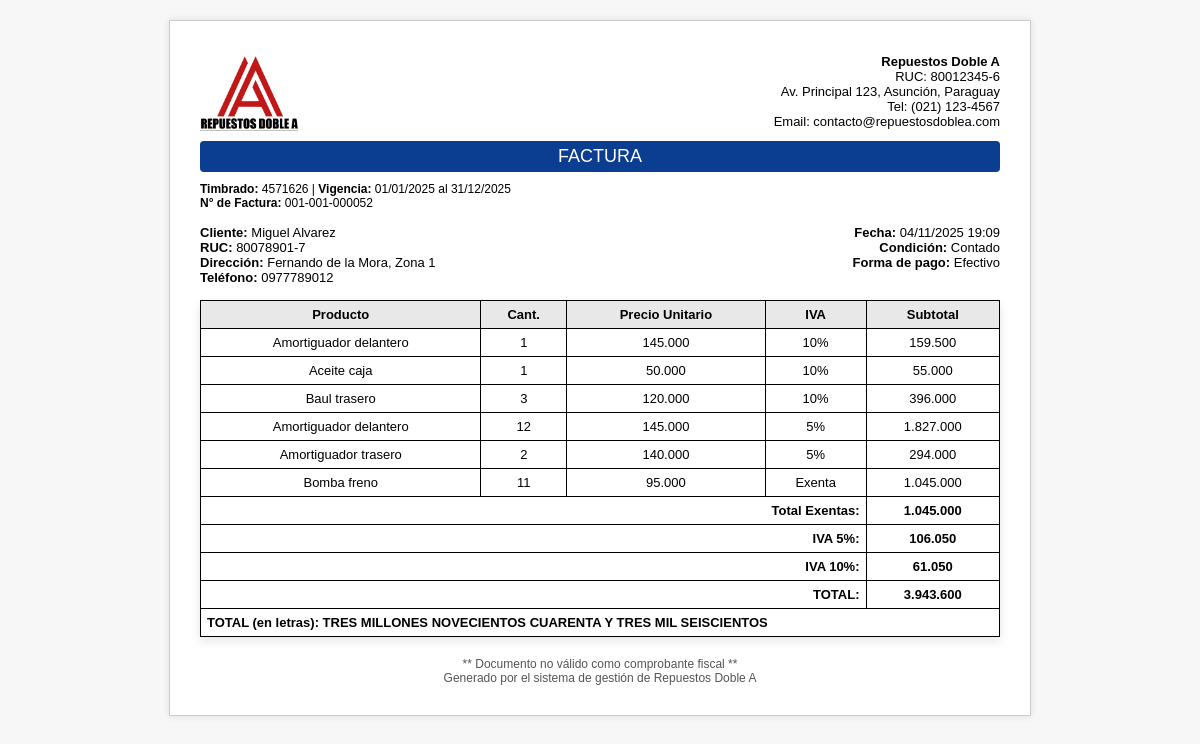
Screenshot of /modulos/ventas/imprimir_factura.php?id=52 (signed in) with the database file from the repository.
### tables this page shows
CREATE TABLE `cabecera_factura_ventas` (
  `id` int(11) NOT NULL AUTO_INCREMENT,
  `numero_factura` varchar(20) NOT NULL,
  `condicion_venta` enum('Contado','Crédito') NOT NULL,
  `forma_pago` enum('Efectivo','Tarjeta','Transferencia') NOT NULL,
  `fecha_hora` datetime DEFAULT CURRENT_TIMESTAMP,
  `cliente_id` int(11) NOT NULL,
  `monto_total` decimal(15,2) NOT NULL,
  `timbrado` varchar(20) DEFAULT '',
  `inicio_vigencia` date DEFAULT NULL,
  `fin_vigencia` date DEFAULT NULL,
  `anulada` tinyint(1) DEFAULT '0',
  `fecha_anulacion` datetime DEFAULT NULL,
  `usuario_anulacion_id` int(11) DEFAULT NULL,
  `motivo_anulacion` text,
  PRIMARY KEY (`id`),
  UNIQUE KEY `idx_numero_factura_unique` (`numero_factura`),
  UNIQUE KEY `idx_timbrado_unique` (`timbrado`),
  KEY `cliente_id` (`cliente_id`)
);

CREATE TABLE `clientes` (
  `id` int(11) NOT NULL AUTO_INCREMENT,
  `nombre` varchar(100) NOT NULL,
  `apellido` varchar(100) DEFAULT NULL,
  `ruc` varchar(20) DEFAULT NULL,
  `telefono` varchar(50) DEFAULT NULL,
  `email` varchar(100) DEFAULT NULL,
  `direccion` varchar(255) DEFAULT NULL,
  `created_at` timestamp NOT NULL DEFAULT CURRENT_TIMESTAMP,
  PRIMARY KEY (`id`)
);

CREATE TABLE `detalle_factura_ventas` (
  `id` int(11) NOT NULL AUTO_INCREMENT,
  `factura_id` int(11) NOT NULL,
  `producto_id` int(11) NOT NULL,
  `cantidad` int(11) NOT NULL,
  `precio_unitario` decimal(15,2) NOT NULL,
  `valor_venta_5` decimal(15,2) DEFAULT '0.00',
  `valor_venta_10` decimal(15,2) DEFAULT '0.00',
  `valor_venta_exenta` decimal(15,2) DEFAULT '0.00',
  `total_parcial` decimal(15,2) NOT NULL,
  PRIMARY KEY (`id`),
  KEY `factura_id` (`factura_id`),
  KEY `producto_id` (`producto_id`)
);

CREATE TABLE `productos` (
  `id` int(11) NOT NULL AUTO_INCREMENT,
  `codigo` varchar(50) DEFAULT NULL,
  `nombre` varchar(150) NOT NULL,
  `categoria` varchar(100) DEFAULT NULL,
  `marca` varchar(50) DEFAULT NULL,
  `modelo` varchar(50) DEFAULT NULL,
  `cilindrada` varchar(10) DEFAULT NULL,
  `precio` decimal(10,2) NOT NULL DEFAULT '0.00',
  `stock` int(11) NOT NULL DEFAULT '0',
  `stock_min` int(11) NOT NULL DEFAULT '0',
  `proveedor_id` int(11) DEFAULT NULL,
  `created_at` timestamp NOT NULL DEFAULT CURRENT_TIMESTAMP,
  PRIMARY KEY (`id`),
  KEY `proveedor_id` (`proveedor_id`),
  CONSTRAINT `productos_ibfk_1` FOREIGN KEY (`proveedor_id`) REFERENCES `proveedores` (`id`) ON DELETE SET NULL
);

### modulos/ventas/imprimir_factura.php (the view, shortened to what this page needs)
<?php
$base_path = $_SERVER['DOCUMENT_ROOT'] . '/repuestos/';
include $base_path . 'includes/conexion.php';
if (!function_exists('intdiv_compat')) {
    function intdiv_compat($a, $b) {
        return ($a >= 0) ? (int)floor($a / $b) : (int)ceil($a / $b);
    }
}
function numero_a_letras($numero) {
    $numero = round($numero);
    $unidades = ['', 'UNO', 'DOS', 'TRES', 'CUATRO', 'CINCO', 'SEIS', 'SIETE', 'OCHO', 'NUEVE'];
    $decenas = ['', 'DIEZ', 'VEINTE', 'TREINTA', 'CUARENTA', 'CINCUENTA', 'SESENTA', 'SETENTA', 'OCHENTA', 'NOVENTA'];
    $centenas = ['', 'CIENTO', 'DOSCIENTOS', 'TRESCIENTOS', 'CUATROCIENTOS', 'QUINIENTOS', 'SEISCIENTOS', 'SETECIENTOS', 'OCHOCIENTOS', 'NOVECIENTOS'];
    $especiales = [11=>'ONCE',12=>'DOCE',13=>'TRECE',14=>'CATORCE',15=>'QUINCE'];
    $convert_hasta_999 = function($n) use ($unidades, $decenas, $centenas, $especiales) {
        $s = '';
        if ($n == 100) return 'CIEN';
        if ($n > 100) {
            $c = intdiv_compat($n, 100);
            $s .= $centenas[$c] . ' ';
            $n = $n % 100;
        }
        if ($n >= 11 && $n <= 15) {
            $s .= $especiales[$n];
        } elseif ($n >= 16 && $n <= 19) {
            $s .= 'DIECI' . $unidades[$n - 10];
        } elseif ($n == 10 || $n == 20 || $n == 30 || $n == 40 || $n == 50 || $n == 60 || $n == 70 || $n == 80 || $n == 90) {
            $d = intdiv_compat($n, 10);
            $s .= $decenas[$d];
        } elseif ($n > 20 && $n < 30) {
            $s .= 'VEINTI' . $unidades[$n - 20];
        } elseif ($n > 30 && $n < 100) {
            $d = intdiv_compat($n, 10);
            $u = $n % 10;
            $s .= $decenas[$d];
            if ($u != 0) $s .= ' Y ' . $unidades[$u];
        } elseif ($n > 0 && $n < 10) {
            $s .= $unidades[$n];
        }
        return trim($s);
    };
    $partes = [];
    if ($numero >= 1000000) {
        $millones = intdiv_compat($numero, 1000000);
        $partes[] = ($millones == 1 ? 'UN MILLON' : numero_a_letras($millones) . ' MILLONES');
        $numero = $numero % 1000000;
    }
    if ($numero >= 1000) {
        $miles = intdiv_compat($numero, 1000);
        $partes[] = ($miles == 1 ? 'MIL' : $convert_hasta_999($miles) . ' MIL');
        $numero = $numero % 1000;
    }
    if ($numero > 0) {
        $partes[] = $convert_hasta_999($numero);
    }
    return implode(' ', $partes);
}
$factura_id = (int)$_GET['id'];
$stmt_cab = $pdo->prepare("SELECT fv.*, c.nombre, c.apellido, c.ruc, c.direccion, c.telefono
                           FROM cabecera_factura_ventas fv
                           JOIN clientes c ON fv.cliente_id = c.id
                           WHERE fv.id = :id");
$stmt_cab->execute(array('id' => $factura_id));
$factura = $stmt_cab->fetch(PDO::FETCH_ASSOC);
$empresa = array(
    'nombre' => 'Repuestos Doble A',
    'ruc' => '80012345-6',
    'direccion' => 'Av. Principal 123, Asunción, Paraguay',
    'telefono' => '(021) 123-4567',
    'email' => 'contacto@repuestosdoblea.com',
    'timbrado' => isset($factura['timbrado']) && !empty($factura['timbrado']) ? $factura['timbrado'] : '12345678',
    'inicio_vigencia' => isset($factura['inicio_vigencia']) && !empty($factura['inicio_vigencia']) ? date('d/m/Y', strtotime($factura['inicio_vigencia'])) : '01/01/2025',
    'fin_vigencia' => isset($factura['fin_vigencia']) && !empty($factura['fin_vigencia']) ? date('d/m/Y', strtotime($factura['fin_vigencia'])) : '31/12/2025'
);
$stmt_det = $pdo->prepare("SELECT d.*, p.nombre
                           FROM detalle_factura_ventas d
                           JOIN productos p ON d.producto_id = p.id
                           WHERE d.factura_id = :id");
$stmt_det->execute(array('id' => $factura_id));
$detalle = $stmt_det->fetchAll(PDO::FETCH_ASSOC);
?>
<!DOCTYPE html>
<html lang="es">
<head>
<link rel="stylesheet" href="/repuestos/style.css">
</head>
<body>
<body onload="window.print();">
<div class="factura-container">
    <div class="encabezado">
        <img src="/repuestos/img/logo3.png" alt="Logo Empresa">
        <div class="empresa-datos">
            <strong><?php echo htmlspecialchars($empresa['nombre']); ?></strong><br>
            RUC: <?php echo htmlspecialchars($empresa['ruc']); ?><br>
            <?php echo htmlspecialchars($empresa['direccion']); ?><br>
            Tel: <?php echo htmlspecialchars($empresa['telefono']); ?><br>
            Email: <?php echo htmlspecialchars($empresa['email']); ?>
        </div>
    </div>
    <div class="titulo">FACTURA</div>
    <div class="timbrado">
        <strong>Timbrado:</strong> <?php echo $empresa['timbrado']; ?> |
        <strong>Vigencia:</strong> <?php echo $empresa['inicio_vigencia']; ?> al <?php echo $empresa['fin_vigencia']; ?><br>
        <strong>N° de Factura:</strong> <?php echo htmlspecialchars($factura['numero_factura']); ?>
    </div>
    <div class="datos-cliente">
        <div>
            <strong>Cliente:</strong> <?php echo htmlspecialchars($factura['nombre'].' '.$factura['apellido']); ?><br>
            <strong>RUC:</strong> <?php echo htmlspecialchars($factura['ruc']); ?><br>
            <strong>Dirección:</strong> <?php echo htmlspecialchars($factura['direccion']); ?><br>
            <strong>Teléfono:</strong> <?php echo htmlspecialchars($factura['telefono']); ?><br>
        </div>
        <div style="text-align:right;">
            <strong>Fecha:</strong> <?php echo date('d/m/Y H:i', strtotime($factura['fecha_hora'])); ?><br>
            <strong>Condición:</strong> <?php echo htmlspecialchars($factura['condicion_venta']); ?><br>
            <strong>Forma de pago:</strong> <?php echo htmlspecialchars($factura['forma_pago']); ?>
        </div>
    </div>
    <table class="factura-table">
        <thead>
            <tr>
                <th>Producto</th>
                <th>Cant.</th>
                <th>Precio Unitario</th>
                <th>IVA</th>
                <th>Subtotal</th>
            </tr>
        </thead>
        <tbody>
        <?php
        $base_exenta = 0.0;
        $base_5 = 0.0;
        $base_10 = 0.0;
        foreach($detalle as $d) {
            $v5 = isset($d['valor_venta_5']) ? (float)$d['valor_venta_5'] : 0.0;
            $v10 = isset($d['valor_venta_10']) ? (float)$d['valor_venta_10'] : 0.0;
            $vex = isset($d['valor_venta_exenta']) ? (float)$d['valor_venta_exenta'] : 0.0;
            if($v5>0) $base_5 += (float)$d['total_parcial'];
            elseif($v10>0) $base_10 += (float)$d['total_parcial'];
            else $base_exenta += $vex;
            echo '<tr>';
            echo '<td>'.htmlspecialchars($d['nombre']).'</td>';
            echo '<td>'.(int)$d['cantidad'].'</td>';
            echo '<td>'.number_format((float)$d['precio_unitario'],0,',','.').'</td>';
            if($v5>0) $iva_text='5%'; elseif($v10>0) $iva_text='10%'; else $iva_text='Exenta';
            echo '<td>'.$iva_text.'</td>';
            echo '<td>'.number_format((float)$d['total_parcial'],0,',','.').'</td>';
            echo '</tr>';
        }
        $iva_5 = $base_5 * 0.05;
        $iva_10 = $base_10 * 0.10;
        $total_factura = $base_exenta + $base_5 + $iva_5 + $base_10 + $iva_10;
        $total_letras = numero_a_letras($total_factura);
        ?>
        </tbody>
        <tfoot>
            <tr><td colspan="4" style="text-align:right;">Total Exentas:</td><td><?php echo number_format($base_exenta,0,',','.'); ?></td></tr>
            <tr><td colspan="4" style="text-align:right;">IVA 5%:</td><td><?php echo number_format($iva_5,0,',','.'); ?></td></tr>
            <tr><td colspan="4" style="text-align:right;">IVA 10%:</td><td><?php echo number_format($iva_10,0,',','.'); ?></td></tr>
            <tr><td colspan="4" style="text-align:right;"><strong>TOTAL:</strong></td><td><strong><?php echo number_format($total_factura,0,',','.'); ?></strong></td></tr>
            <tr><td colspan="5" style="text-align:left; font-weight:bold;">TOTAL (en letras): <?php echo $total_letras; ?></td></tr>
        </tfoot>
    </table>
    <div class="footer">
        ** Documento no válido como comprobante fiscal **<br>
        Generado por el sistema de gestión de Repuestos Doble A
    </div>
</div>
</body>
</html>

### style.css (style rules this page uses)
body { margin: 0; font-family: Arial, sans-serif; background: #f4f6f8; overflow-x: hidden; }
table { width: 100%; border-collapse: collapse; background: white; box-shadow: 0 4px 10px rgba(0,0,0,0.1); }
table th, table td { border: 1px solid #ccc; padding: 8px; text-align: center; }
table th { background: #2563eb; color: white; }

### modulos/ventas/imprimir_factura.php (style rules this page uses)
body { font-family: Arial, sans-serif; margin:0; padding:0; background: #f7f7f7; }
.factura-container { width: 800px; margin: 20px auto; background: white; padding: 30px; border: 1px solid #ccc; box-shadow: 0 0 8px rgba(0,0,0,0.1); }
.encabezado { display: flex; justify-content: space-between; align-items: center; }
.encabezado img { height: 80px; }
.empresa-datos { text-align: right; font-size: 13px; }
.titulo { text-align:center; background:#0b3d91; color:white; padding:5px 0; margin-top:10px; font-size:18px; border-radius:4px; }
.datos-cliente { display:flex; justify-content:space-between; margin-top:15px; font-size:13px; }
.factura-table { width:100%; border-collapse:collapse; margin-top:15px; font-size:13px; }
.factura-table th, .factura-table td { border:1px solid #000; padding:6px; text-align:center; color: #000 }
.factura-table th { background:#e8e8e8; }
tfoot td { font-weight:bold; text-align:left; }
.timbrado { margin-top:10px; font-size:12px; text-align:left; }
.footer { text-align:center; font-size:12px; margin-top:20px; color:#555; }
.titulo { -webkit-print-color-adjust: exact; print-color-adjust: exact; }

### rows the page displays
cabecera_factura_ventas: numero_factura "001-001-000052", cliente.apellido "Miguel Alvarez", cliente.ruc "80078901-7", cliente.direccion "Fernando de la Mora, Zona 1", cliente.telefono "0977789012", fecha_hora "04/11/2025 19:09", condicion_venta "Contado", forma_pago "Efectivo"
detalle_factura_ventas: producto.nombre "Amortiguador delantero", cantidad "1", precio_unitario "145.000", iva_text "10%", total_parcial "159.500"
detalle_factura_ventas: producto.nombre "Aceite caja", cantidad "1", precio_unitario "50.000", iva_text "10%", total_parcial "55.000"
detalle_factura_ventas: producto.nombre "Baul trasero", cantidad "3", precio_unitario "120.000", iva_text "10%", total_parcial "396.000"
detalle_factura_ventas: producto.nombre "Amortiguador delantero", cantidad "12", precio_unitario "145.000", valor_venta_5 "5%", total_parcial "1.827.000"
detalle_factura_ventas: producto.nombre "Amortiguador trasero", cantidad "2", precio_unitario "140.000", valor_venta_5 "5%", total_parcial "294.000"
detalle_factura_ventas: producto.nombre "Bomba freno", cantidad "11", precio_unitario "95.000", iva_text "Exenta", total_parcial "1.045.000"

### other values shown
$empresa['nombre'] "Repuestos Doble A"
$empresa['ruc'] "80012345-6"
$empresa['direccion'] "Av. Principal 123, Asunción, Paraguay"
$empresa['telefono'] "(021) 123-4567"
$empresa['email'] "contacto@repuestosdoblea.com"
$empresa['timbrado'] "4571626"
$empresa['inicio_vigencia'] "01/01/2025"
$empresa['fin_vigencia'] "31/12/2025"
$base_exenta "1.045.000"
$iva_5 "106.050"
$iva_10 "61.050"
$total_factura "3.943.600"
$total_letras "TRES MILLONES NOVECIENTOS CUARENTA Y TRES MIL SEISCIENTOS"
